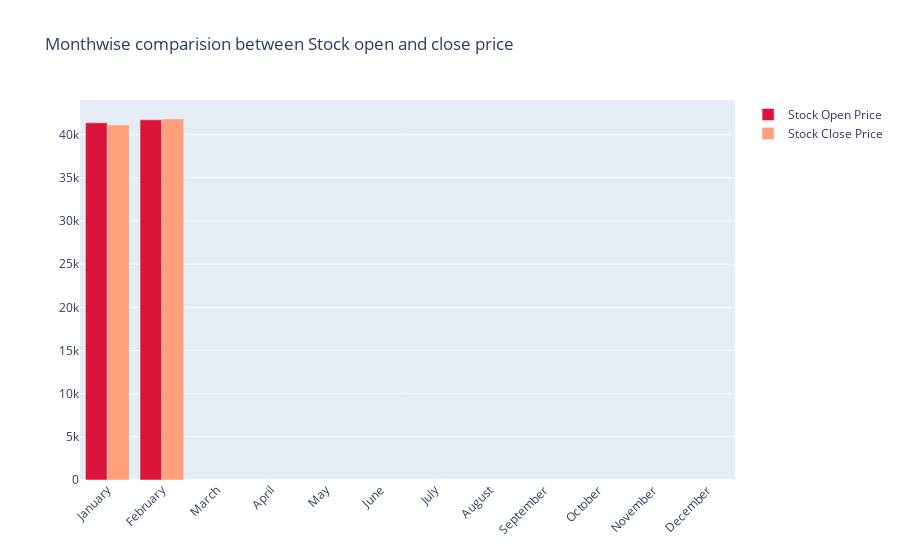

Here is the notebook cell this chart was saved with:
### Code cell
fig = go.Figure()

fig.add_trace(go.Bar(
    x=monthvise.index,
    y=monthvise['Open'],
    name='Stock Open Price',
    marker_color='crimson'
))
fig.add_trace(go.Bar(
    x=monthvise.index,
    y=monthvise['Close'],
    name='Stock Close Price',
    marker_color='lightsalmon'
))

fig.update_layout(barmode='group', xaxis_tickangle=-45, 
                  title='Monthwise comparision between Stock open and close price')
fig.show()

### Figure 1 — Plotly figure (JSON) as saved in the notebook; plotly's stock layout.template omitted (floating-point values rounded to 4 significant figures)
{"data": [{"marker": {"color": "crimson"}, "name": "Stock Open Price", "type": "bar", "x": ["January", "February", "March", "April", "May", "June", "July", "August", "September", "October", "November", "December"], "y": [41370.0, 41720.0, null, null, null, null, null, null, null, null, null, null]}, {"marker": {"color": "lightsalmon"}, "name": "Stock Close Price", "type": "bar", "x": ["January", "February", "March", "April", "May", "June", "July", "August", "September", "October", "November", "December"], "y": [41110.0, 41810.0, null, null, null, null, null, null, null, null, null, null]}], "layout": {"barmode": "group", "title": {"text": "Monthwise comparision between Stock open and close price"}, "xaxis": {"tickangle": -45}}}
